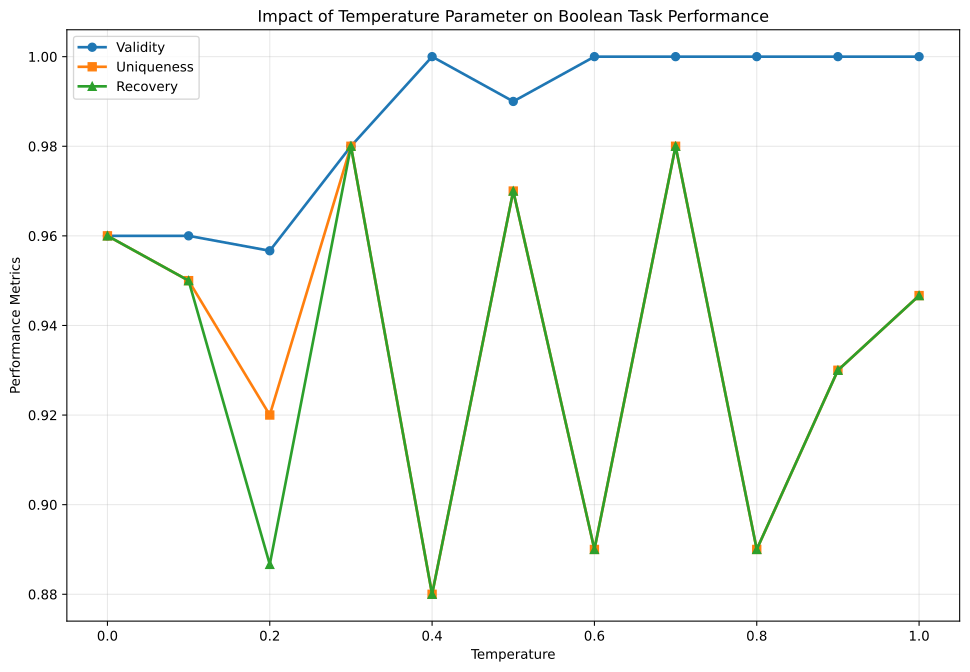

This chart was generated by the following Python code:
import matplotlib.pyplot as plt
import numpy as np

# Data: (temperature, valid_rate, novelty_rate, recovery_rate)
data = [
    (0.0, 0.96, 0.96, 0.96),  # 20251103_175823
    (0.1, 0.96, 0.95, 0.95),  # 20251103_125412
    (0.2, 0.9566666666666667, 0.9199999999999999, 0.8866666666666667),  # 20251103_140746
    (0.3, 0.9800000000000001, 0.9800000000000001, 0.9800000000000001),  # 20251103_175802
    (0.4, 1.0, 0.8800000000000001, 0.8800000000000001),  # 20251103_175832
    (0.5, 0.99, 0.9700000000000001, 0.9700000000000001),  # 20251103_175843
    (0.6, 1.0, 0.8899999999999999, 0.8899999999999999),  # 20251103_175858
    (0.7, 1.0, 0.9800000000000001, 0.9800000000000001),  # 20251103_115215
    (0.8, 1.0, 0.8899999999999999, 0.8899999999999999),  # 20251103_123631
    (0.9, 1.0, 0.93, 0.93),  # 20251103_175907
    (1.0, 1.0, 0.9466666666666667, 0.9466666666666667)   # 20251103_175916
]

# Sort by temperature
data.sort(key=lambda x: x[0])

# Extract data
temperatures = [d[0] for d in data]
valid_rates = [d[1] for d in data]
novelty_rates = [d[2] for d in data]
recovery_rates = [d[3] for d in data]

# Create chart
plt.figure(figsize=(12, 8))

# Plot three lines
plt.plot(temperatures, valid_rates, marker='o', linewidth=2, label='Validity')
plt.plot(temperatures, novelty_rates, marker='s', linewidth=2, label='Uniqueness')
plt.plot(temperatures, recovery_rates, marker='^', linewidth=2, label='Recovery')

# Add labels and title
plt.xlabel('Temperature')
plt.ylabel('Performance Metrics')
plt.title('Impact of Temperature Parameter on Boolean Task Performance')
plt.legend()
plt.grid(True, alpha=0.3)

# Save as PNG
plt.savefig('temperature_analysis.png', dpi=300, bbox_inches='tight')
plt.savefig('temperature_analysis.svg', dpi=300, bbox_inches='tight')
plt.close()